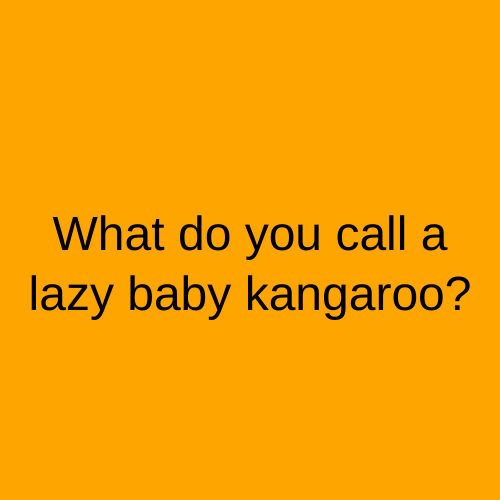
Frame 1 (no input)
Frame 60 (no input): identical to frame 1, image omitted
Frame 120 (the mouse pressed at the canvas centre since frame 60): identical to frame 1, image omitted

The p5.js sketch that drew this single still picture (run headless with seeded random() and noise() and a simulated clock; from frame 60 on, the mouse is pressed at the canvas centre):

// p5.js sketch
// ── sketch.js
let state = 0 ;
let timer = 0 ;

function setup() {
  createCanvas(500, 500);
  textAlign(CENTER)
  textSize(48) ;
}

function draw() {
  switch(state){
    case 0:
    background('orange') ;
    text("What do you call a\nlazy baby kangaroo?", width/2, height/2) ;
    break;

    case 1:
    background('green') ;
    text("A POUCH POTATO", width/2, height/2) ;
    break;

  }

  timer++ ;
  if (timer > 3 * 60) {
    state++;
    timer = 0;
    if (state > 1) {
      state = 0 ;
    }
  }

}
